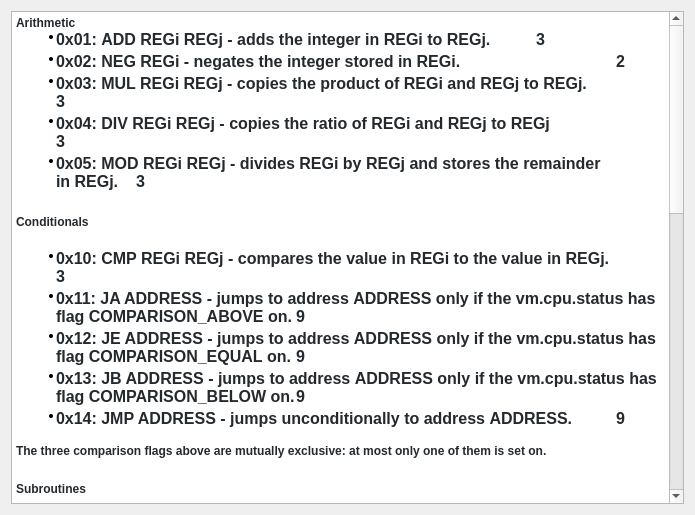
<?xml version="1.0" encoding="UTF-8"?>
<ui version="4.0">
 <class>HelpDialog</class>
 <widget class="QDialog" name="HelpDialog">
  <property name="geometry">
   <rect>
    <x>0</x>
    <y>0</y>
    <width>695</width>
    <height>515</height>
   </rect>
  </property>
  <property name="windowTitle">
   <string>Dialog</string>
  </property>
  <layout class="QGridLayout" name="gridLayout">
   <item row="0" column="0">
    <widget class="QTextEdit" name="textEdit">
     <property name="html">
      <string>&lt;!DOCTYPE HTML PUBLIC &quot;-//W3C//DTD HTML 4.0//EN&quot; &quot;http://www.w3.org/TR/REC-html40/strict.dtd&quot;&gt;
&lt;html&gt;&lt;head&gt;&lt;meta name=&quot;qrichtext&quot; content=&quot;1&quot; /&gt;&lt;style type=&quot;text/css&quot;&gt;
p, li { white-space: pre-wrap; }
&lt;/style&gt;&lt;/head&gt;&lt;body style=&quot; font-family:'SimSun'; font-size:9pt; font-weight:400; font-style:normal;&quot;&gt;
&lt;p style=&quot; margin-top:0px; margin-bottom:0px; margin-left:0px; margin-right:0px; -qt-block-indent:0; text-indent:0px;&quot;&gt;&lt;span style=&quot; font-family:'-apple-system,BlinkMacSystemFont,Segoe UI,Helvetica,Arial,sans-serif,Apple Color Emoji,Segoe UI Emoji,Segoe UI Symbol'; font-weight:600; color:#24292e;&quot;&gt;Arithmetic&lt;/span&gt;&lt;/p&gt;
&lt;ul style=&quot;margin-top: 0px; margin-bottom: 0px; margin-left: 0px; margin-right: 0px; -qt-list-indent: 1;&quot;&gt;&lt;li style=&quot; font-family:'-apple-system,BlinkMacSystemFont,Segoe UI,Helvetica,Arial,sans-serif,Apple Color Emoji,Segoe UI Emoji,Segoe UI Symbol'; font-weight:600; color:#24292e;&quot; style=&quot; margin-top:0px; margin-bottom:0px; margin-left:0px; margin-right:0px; -qt-block-indent:0; text-indent:0px;&quot;&gt;&lt;span style=&quot; font-size:16px;&quot;&gt;0x01: ADD REGi REGj - adds the integer in REGi to REGj.	3&lt;/span&gt;&lt;/li&gt;
&lt;li style=&quot; font-family:'-apple-system,BlinkMacSystemFont,Segoe UI,Helvetica,Arial,sans-serif,Apple Color Emoji,Segoe UI Emoji,Segoe UI Symbol'; font-weight:600; color:#24292e;&quot; style=&quot; margin-top:3px; margin-bottom:0px; margin-left:0px; margin-right:0px; -qt-block-indent:0; text-indent:0px;&quot;&gt;&lt;span style=&quot; font-size:16px;&quot;&gt;0x02: NEG REGi - negates the integer stored in REGi.		2&lt;/span&gt;&lt;/li&gt;
&lt;li style=&quot; font-family:'-apple-system,BlinkMacSystemFont,Segoe UI,Helvetica,Arial,sans-serif,Apple Color Emoji,Segoe UI Emoji,Segoe UI Symbol'; font-weight:600; color:#24292e;&quot; style=&quot; margin-top:3px; margin-bottom:0px; margin-left:0px; margin-right:0px; -qt-block-indent:0; text-indent:0px;&quot;&gt;&lt;span style=&quot; font-size:16px;&quot;&gt;0x03: MUL REGi REGj - copies the product of REGi and REGj to REGj.		3&lt;/span&gt;&lt;/li&gt;
&lt;li style=&quot; font-family:'-apple-system,BlinkMacSystemFont,Segoe UI,Helvetica,Arial,sans-serif,Apple Color Emoji,Segoe UI Emoji,Segoe UI Symbol'; font-weight:600; color:#24292e;&quot; style=&quot; margin-top:3px; margin-bottom:0px; margin-left:0px; margin-right:0px; -qt-block-indent:0; text-indent:0px;&quot;&gt;&lt;span style=&quot; font-size:16px;&quot;&gt;0x04: DIV REGi REGj - copies the ratio of REGi and REGj to REGj		3&lt;/span&gt;&lt;/li&gt;
&lt;li style=&quot; font-family:'-apple-system,BlinkMacSystemFont,Segoe UI,Helvetica,Arial,sans-serif,Apple Color Emoji,Segoe UI Emoji,Segoe UI Symbol'; font-weight:600; color:#24292e;&quot; style=&quot; margin-top:3px; margin-bottom:16px; margin-left:0px; margin-right:0px; -qt-block-indent:0; text-indent:0px;&quot;&gt;&lt;span style=&quot; font-size:16px;&quot;&gt;0x05: MOD REGi REGj - divides REGi by REGj and stores the remainder in REGj.	3&lt;/span&gt;&lt;/li&gt;&lt;/ul&gt;
&lt;p style=&quot; margin-top:24px; margin-bottom:16px; margin-left:0px; margin-right:0px; -qt-block-indent:0; text-indent:0px; line-height:125%;&quot;&gt;&lt;span style=&quot; font-family:'-apple-system,BlinkMacSystemFont,Segoe UI,Helvetica,Arial,sans-serif,Apple Color Emoji,Segoe UI Emoji,Segoe UI Symbol'; font-weight:600; color:#24292e;&quot;&gt;Conditionals&lt;/span&gt;&lt;/p&gt;
&lt;ul style=&quot;margin-top: 0px; margin-bottom: 0px; margin-left: 0px; margin-right: 0px; -qt-list-indent: 1;&quot;&gt;&lt;li style=&quot; font-family:'-apple-system,BlinkMacSystemFont,Segoe UI,Helvetica,Arial,sans-serif,Apple Color Emoji,Segoe UI Emoji,Segoe UI Symbol'; font-weight:600; color:#24292e;&quot; style=&quot; margin-top:0px; margin-bottom:0px; margin-left:0px; margin-right:0px; -qt-block-indent:0; text-indent:0px;&quot;&gt;&lt;span style=&quot; font-size:16px;&quot;&gt;0x10: CMP REGi REGj - compares the value in REGi to the value in REGj.		3&lt;/span&gt;&lt;/li&gt;
&lt;li style=&quot; font-family:'-apple-system,BlinkMacSystemFont,Segoe UI,Helvetica,Arial,sans-serif,Apple Color Emoji,Segoe UI Emoji,Segoe UI Symbol'; font-weight:600; color:#24292e;&quot; style=&quot; margin-top:3px; margin-bottom:0px; margin-left:0px; margin-right:0px; -qt-block-indent:0; text-indent:0px;&quot;&gt;&lt;span style=&quot; font-size:16px;&quot;&gt;0x11: JA ADDRESS - jumps to address ADDRESS only if the vm.cpu.status has flag COMPARISON_ABOVE on.	9&lt;/span&gt;&lt;/li&gt;
&lt;li style=&quot; font-family:'-apple-system,BlinkMacSystemFont,Segoe UI,Helvetica,Arial,sans-serif,Apple Color Emoji,Segoe UI Emoji,Segoe UI Symbol'; font-weight:600; color:#24292e;&quot; style=&quot; margin-top:3px; margin-bottom:0px; margin-left:0px; margin-right:0px; -qt-block-indent:0; text-indent:0px;&quot;&gt;&lt;span style=&quot; font-size:16px;&quot;&gt;0x12: JE ADDRESS - jumps to address ADDRESS only if the vm.cpu.status has flag COMPARISON_EQUAL on.	9&lt;/span&gt;&lt;/li&gt;
&lt;li style=&quot; font-family:'-apple-system,BlinkMacSystemFont,Segoe UI,Helvetica,Arial,sans-serif,Apple Color Emoji,Segoe UI Emoji,Segoe UI Symbol'; font-weight:600; color:#24292e;&quot; style=&quot; margin-top:3px; margin-bottom:0px; margin-left:0px; margin-right:0px; -qt-block-indent:0; text-indent:0px;&quot;&gt;&lt;span style=&quot; font-size:16px;&quot;&gt;0x13: JB ADDRESS - jumps to address ADDRESS only if the vm.cpu.status has flag COMPARISON_BELOW on.	9&lt;/span&gt;&lt;/li&gt;
&lt;li style=&quot; font-family:'-apple-system,BlinkMacSystemFont,Segoe UI,Helvetica,Arial,sans-serif,Apple Color Emoji,Segoe UI Emoji,Segoe UI Symbol'; font-weight:600; color:#24292e;&quot; style=&quot; margin-top:3px; margin-bottom:16px; margin-left:0px; margin-right:0px; -qt-block-indent:0; text-indent:0px;&quot;&gt;&lt;span style=&quot; font-size:16px;&quot;&gt;0x14: JMP ADDRESS - jumps unconditionally to address ADDRESS.	9&lt;/span&gt;&lt;/li&gt;&lt;/ul&gt;
&lt;p style=&quot; margin-top:0px; margin-bottom:16px; margin-left:0px; margin-right:0px; -qt-block-indent:0; text-indent:0px;&quot;&gt;&lt;span style=&quot; font-family:'-apple-system,BlinkMacSystemFont,Segoe UI,Helvetica,Arial,sans-serif,Apple Color Emoji,Segoe UI Emoji,Segoe UI Symbol'; font-weight:600; color:#24292e;&quot;&gt;The three comparison flags above are mutually exclusive: at most only one of them is set on.&lt;/span&gt;&lt;/p&gt;
&lt;p style=&quot; margin-top:24px; margin-bottom:16px; margin-left:0px; margin-right:0px; -qt-block-indent:0; text-indent:0px; line-height:125%;&quot;&gt;&lt;span style=&quot; font-family:'-apple-system,BlinkMacSystemFont,Segoe UI,Helvetica,Arial,sans-serif,Apple Color Emoji,Segoe UI Emoji,Segoe UI Symbol'; font-weight:600; color:#24292e;&quot;&gt;Subroutines&lt;/span&gt;&lt;/p&gt;
&lt;ul style=&quot;margin-top: 0px; margin-bottom: 0px; margin-left: 0px; margin-right: 0px; -qt-list-indent: 1;&quot;&gt;&lt;li style=&quot; font-family:'-apple-system,BlinkMacSystemFont,Segoe UI,Helvetica,Arial,sans-serif,Apple Color Emoji,Segoe UI Emoji,Segoe UI Symbol'; font-weight:600; color:#24292e;&quot; style=&quot; margin-top:0px; margin-bottom:0px; margin-left:0px; margin-right:0px; -qt-block-indent:0; text-indent:0px;&quot;&gt;&lt;span style=&quot; font-size:16px;&quot;&gt;0x20: CALL ADDRESS - pushes the return address (i.e., ADDRESS + 5) into the stack and jumps to the instruction at the specified address.		9&lt;/span&gt;&lt;/li&gt;
&lt;li style=&quot; font-family:'-apple-system,BlinkMacSystemFont,Segoe UI,Helvetica,Arial,sans-serif,Apple Color Emoji,Segoe UI Emoji,Segoe UI Symbol'; font-weight:600; color:#24292e;&quot; style=&quot; margin-top:3px; margin-bottom:16px; margin-left:0px; margin-right:0px; -qt-block-indent:0; text-indent:0px;&quot;&gt;&lt;span style=&quot; font-size:16px;&quot;&gt;0x21: RET - pops the return address and sets it to the program counter, hence returning from a subroutine.	1&lt;/span&gt;&lt;/li&gt;&lt;/ul&gt;
&lt;p style=&quot; margin-top:24px; margin-bottom:16px; margin-left:0px; margin-right:0px; -qt-block-indent:0; text-indent:0px; line-height:125%;&quot;&gt;&lt;span style=&quot; font-family:'-apple-system,BlinkMacSystemFont,Segoe UI,Helvetica,Arial,sans-serif,Apple Color Emoji,Segoe UI Emoji,Segoe UI Symbol'; font-weight:600; color:#24292e;&quot;&gt;Memory and data&lt;/span&gt;&lt;/p&gt;
&lt;ul style=&quot;margin-top: 0px; margin-bottom: 0px; margin-left: 0px; margin-right: 0px; -qt-list-indent: 1;&quot;&gt;&lt;li style=&quot; font-family:'-apple-system,BlinkMacSystemFont,Segoe UI,Helvetica,Arial,sans-serif,Apple Color Emoji,Segoe UI Emoji,Segoe UI Symbol'; font-weight:600; color:#24292e;&quot; style=&quot; margin-top:0px; margin-bottom:0px; margin-left:0px; margin-right:0px; -qt-block-indent:0; text-indent:0px;&quot;&gt;&lt;span style=&quot; font-size:16px;&quot;&gt;0x30: LOAD REGi ADDRESS - stores the value at address ADDRESS to the register REGi.		10&lt;/span&gt;&lt;/li&gt;
&lt;li style=&quot; font-family:'-apple-system,BlinkMacSystemFont,Segoe UI,Helvetica,Arial,sans-serif,Apple Color Emoji,Segoe UI Emoji,Segoe UI Symbol'; font-weight:600; color:#24292e;&quot; style=&quot; margin-top:3px; margin-bottom:0px; margin-left:0px; margin-right:0px; -qt-block-indent:0; text-indent:0px;&quot;&gt;&lt;span style=&quot; font-size:16px;&quot;&gt;0x31: STORE REGi ADDRESS - stores the value in REGi to the memory at address ADDRESS.		10&lt;/span&gt;&lt;/li&gt;
&lt;li style=&quot; font-family:'-apple-system,BlinkMacSystemFont,Segoe UI,Helvetica,Arial,sans-serif,Apple Color Emoji,Segoe UI Emoji,Segoe UI Symbol'; font-weight:600; color:#24292e;&quot; style=&quot; margin-top:3px; margin-bottom:0px; margin-left:0px; margin-right:0px; -qt-block-indent:0; text-indent:0px;&quot;&gt;&lt;span style=&quot; font-size:16px;&quot;&gt;0x32: CONST REGi DATA - stores the value DATA in the register REGi.		10&lt;/span&gt;&lt;/li&gt;
&lt;li style=&quot; font-family:'-apple-system,BlinkMacSystemFont,Segoe UI,Helvetica,Arial,sans-serif,Apple Color Emoji,Segoe UI Emoji,Segoe UI Symbol'; font-weight:600; color:#24292e;&quot; style=&quot; margin-top:3px; margin-bottom:0px; margin-left:0px; margin-right:0px; -qt-block-indent:0; text-indent:0px;&quot;&gt;&lt;span style=&quot; font-size:16px;&quot;&gt;0x33: RLOAD REGi REGj - loads the word at the address in the register REGi to the register REGj.		3&lt;/span&gt;&lt;/li&gt;
&lt;li style=&quot; font-family:'-apple-system,BlinkMacSystemFont,Segoe UI,Helvetica,Arial,sans-serif,Apple Color Emoji,Segoe UI Emoji,Segoe UI Symbol'; font-weight:600; color:#24292e;&quot; style=&quot; margin-top:3px; margin-bottom:16px; margin-left:0px; margin-right:0px; -qt-block-indent:0; text-indent:0px;&quot;&gt;&lt;span style=&quot; font-size:16px;&quot;&gt;0x34: RSTORE REGi REGj - stores the contents of register REGi to the address at REGj.		3&lt;/span&gt;&lt;/li&gt;&lt;/ul&gt;
&lt;p style=&quot; margin-top:24px; margin-bottom:16px; margin-left:0px; margin-right:0px; -qt-block-indent:0; text-indent:0px; line-height:125%;&quot;&gt;&lt;span style=&quot; font-family:'-apple-system,BlinkMacSystemFont,Segoe UI,Helvetica,Arial,sans-serif,Apple Color Emoji,Segoe UI Emoji,Segoe UI Symbol'; font-weight:600; color:#24292e;&quot;&gt;Auxiliary&lt;/span&gt;&lt;/p&gt;
&lt;ul style=&quot;margin-top: 0px; margin-bottom: 0px; margin-left: 0px; margin-right: 0px; -qt-list-indent: 1;&quot;&gt;&lt;li style=&quot; font-family:'-apple-system,BlinkMacSystemFont,Segoe UI,Helvetica,Arial,sans-serif,Apple Color Emoji,Segoe UI Emoji,Segoe UI Symbol'; font-weight:600; color:#24292e;&quot; style=&quot; margin-top:0px; margin-bottom:0px; margin-left:0px; margin-right:0px; -qt-block-indent:0; text-indent:0px;&quot;&gt;&lt;span style=&quot; font-size:16px;&quot;&gt;0x40: HALT - halts the virtual machine.		1&lt;/span&gt;&lt;/li&gt;
&lt;li style=&quot; font-family:'-apple-system,BlinkMacSystemFont,Segoe UI,Helvetica,Arial,sans-serif,Apple Color Emoji,Segoe UI Emoji,Segoe UI Symbol'; font-weight:600; color:#24292e;&quot; style=&quot; margin-top:3px; margin-bottom:0px; margin-left:0px; margin-right:0px; -qt-block-indent:0; text-indent:0px;&quot;&gt;&lt;span style=&quot; font-size:16px;&quot;&gt;0x41: INT INTERRUPT_NUMBER - issues an interrupt with number INTERRUPT_NUMBER.		2&lt;/span&gt;&lt;/li&gt;
&lt;li style=&quot; font-family:'-apple-system,BlinkMacSystemFont,Segoe UI,Helvetica,Arial,sans-serif,Apple Color Emoji,Segoe UI Emoji,Segoe UI Symbol'; font-weight:600; color:#24292e;&quot; style=&quot; margin-top:3px; margin-bottom:16px; margin-left:0px; margin-right:0px; -qt-block-indent:0; text-indent:0px;&quot;&gt;&lt;span style=&quot; font-size:16px;&quot;&gt;0x42: NOP - a no-op instruction, does nothing else but increase the program counter towards the next instruction.		1&lt;/span&gt;&lt;/li&gt;&lt;/ul&gt;
&lt;p style=&quot; margin-top:24px; margin-bottom:16px; margin-left:0px; margin-right:0px; -qt-block-indent:0; text-indent:0px; line-height:125%;&quot;&gt;&lt;span style=&quot; font-family:'-apple-system,BlinkMacSystemFont,Segoe UI,Helvetica,Arial,sans-serif,Apple Color Emoji,Segoe UI Emoji,Segoe UI Symbol'; font-weight:600; color:#24292e;&quot;&gt;Stack&lt;/span&gt;&lt;/p&gt;
&lt;ul style=&quot;margin-top: 0px; margin-bottom: 0px; margin-left: 0px; margin-right: 0px; -qt-list-indent: 1;&quot;&gt;&lt;li style=&quot; font-family:'-apple-system,BlinkMacSystemFont,Segoe UI,Helvetica,Arial,sans-serif,Apple Color Emoji,Segoe UI Emoji,Segoe UI Symbol'; font-weight:600; color:#24292e;&quot; style=&quot; margin-top:0px; margin-bottom:0px; margin-left:0px; margin-right:0px; -qt-block-indent:0; text-indent:0px;&quot;&gt;&lt;span style=&quot; font-size:16px;&quot;&gt;0x50: PUSH REGi - pushes the contents of register REGi to the stack.		2&lt;/span&gt;&lt;/li&gt;
&lt;li style=&quot; font-family:'-apple-system,BlinkMacSystemFont,Segoe UI,Helvetica,Arial,sans-serif,Apple Color Emoji,Segoe UI Emoji,Segoe UI Symbol'; font-weight:600; color:#24292e;&quot; style=&quot; margin-top:3px; margin-bottom:0px; margin-left:0px; margin-right:0px; -qt-block-indent:0; text-indent:0px;&quot;&gt;&lt;span style=&quot; font-size:16px;&quot;&gt;0x51: PUSH_ALL - pushes all four registers to the stack.		1&lt;/span&gt;&lt;/li&gt;
&lt;li style=&quot; font-family:'-apple-system,BlinkMacSystemFont,Segoe UI,Helvetica,Arial,sans-serif,Apple Color Emoji,Segoe UI Emoji,Segoe UI Symbol'; font-weight:600; color:#24292e;&quot; style=&quot; margin-top:3px; margin-bottom:0px; margin-left:0px; margin-right:0px; -qt-block-indent:0; text-indent:0px;&quot;&gt;&lt;span style=&quot; font-size:16px;&quot;&gt;0x52: POP REGi - pops the stack into register REGi.		2&lt;/span&gt;&lt;/li&gt;
&lt;li style=&quot; font-family:'-apple-system,BlinkMacSystemFont,Segoe UI,Helvetica,Arial,sans-serif,Apple Color Emoji,Segoe UI Emoji,Segoe UI Symbol'; font-weight:600; color:#24292e;&quot; style=&quot; margin-top:3px; margin-bottom:0px; margin-left:0px; margin-right:0px; -qt-block-indent:0; text-indent:0px;&quot;&gt;&lt;span style=&quot; font-size:16px;&quot;&gt;0x53: POP_ALL - pops all values of registers from the stack back to the registers.		1&lt;/span&gt;&lt;/li&gt;
&lt;li style=&quot; font-family:'-apple-system,BlinkMacSystemFont,Segoe UI,Helvetica,Arial,sans-serif,Apple Color Emoji,Segoe UI Emoji,Segoe UI Symbol'; font-weight:600; color:#24292e;&quot; style=&quot; margin-top:3px; margin-bottom:0px; margin-left:0px; margin-right:0px; -qt-block-indent:0; text-indent:0px;&quot;&gt;&lt;span style=&quot; font-size:16px;&quot;&gt;0x54: LSP REGi - loads the value of the stack pointer to the register REGi.		2&lt;/span&gt;&lt;/li&gt;&lt;/ul&gt;&lt;/body&gt;&lt;/html&gt;</string>
     </property>
    </widget>
   </item>
  </layout>
 </widget>
 <resources/>
 <connections/>
</ui>
